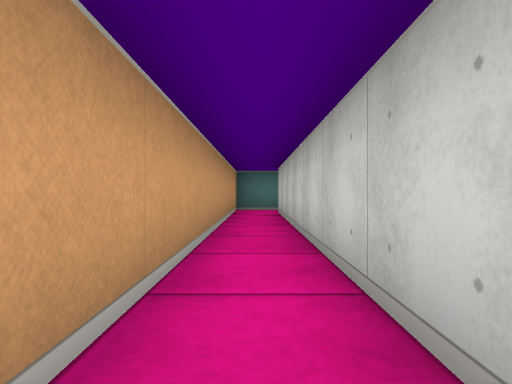
view 1 (above)

19 first-person views from a walk through a cub3D level. The camera is about half as high as the walls, looks level and sees 75° across. The floor is counted in squares. Each view is taken from the middle of a square. On the plan, view 1 faces up. The plan holds only what a view shows up to about 9 squares ahead; the rest is blank.

view 2
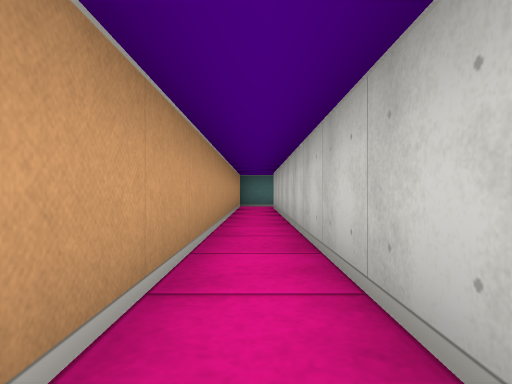

view 3
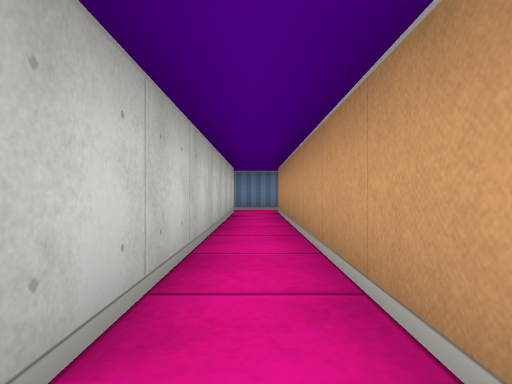

view 4
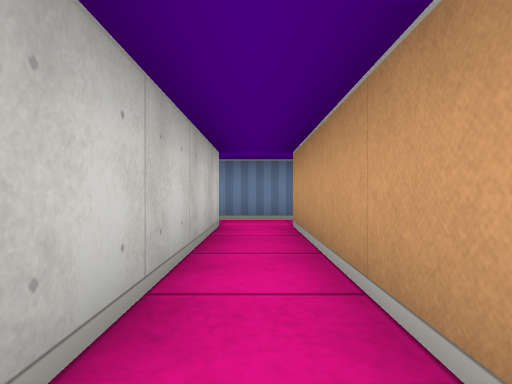

view 5
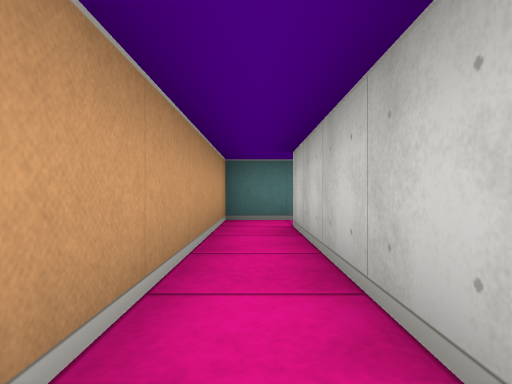

view 6
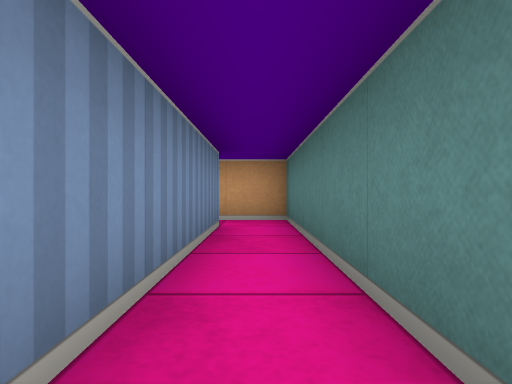

view 7
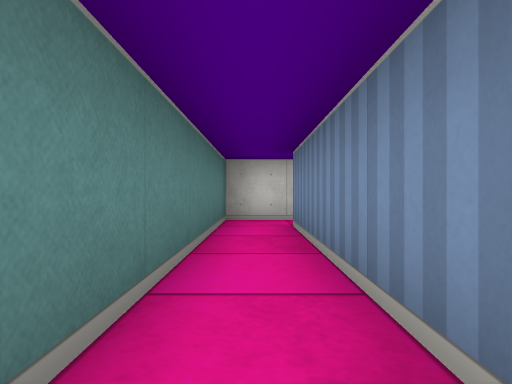

view 8
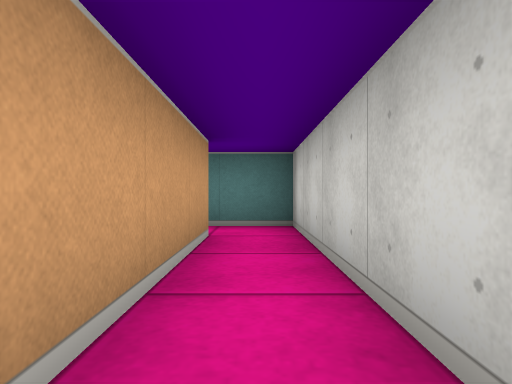

view 9
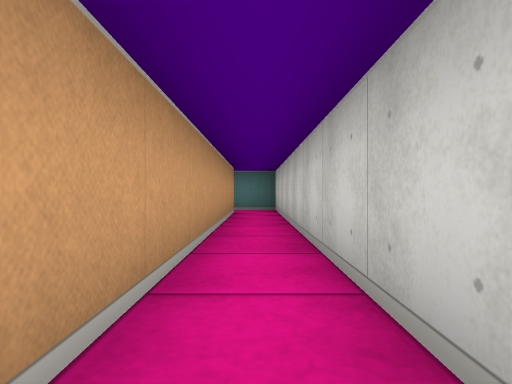

view 10
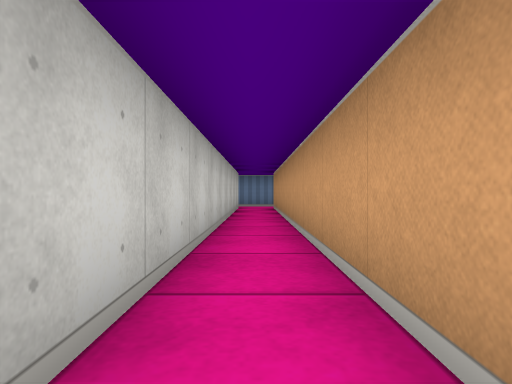

view 11
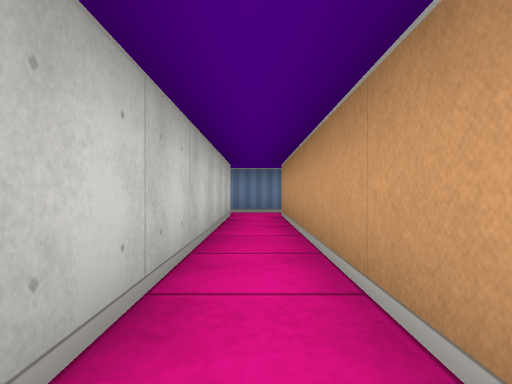

view 12
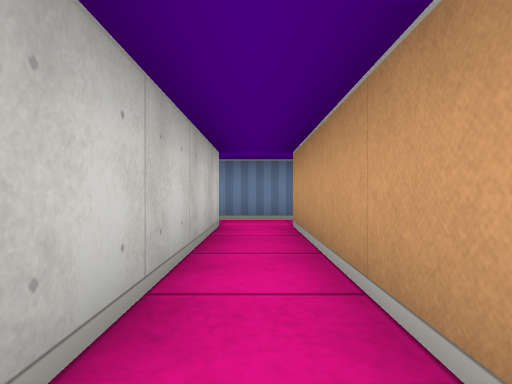

view 13
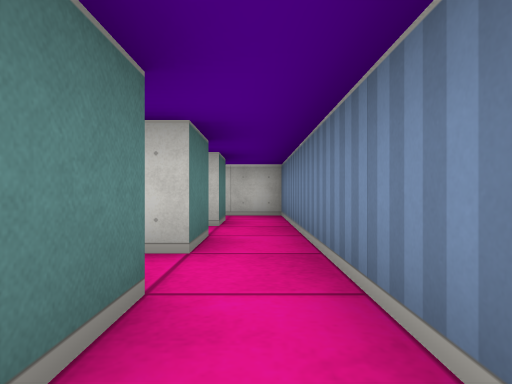

view 14
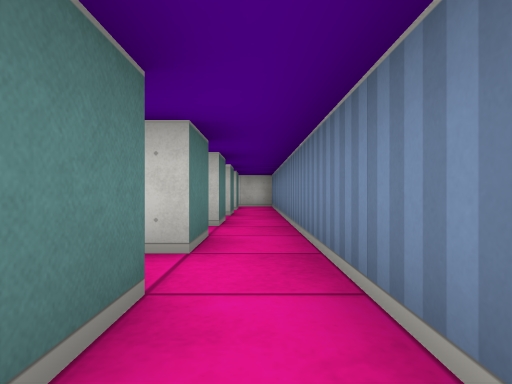

view 15
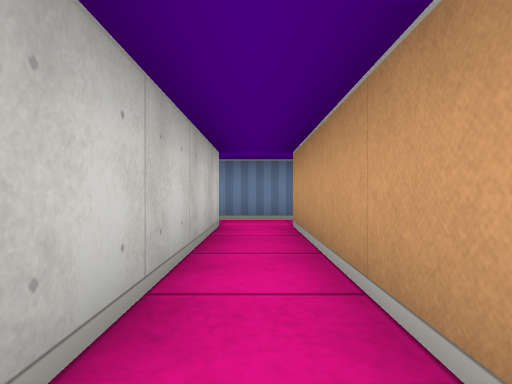

view 16
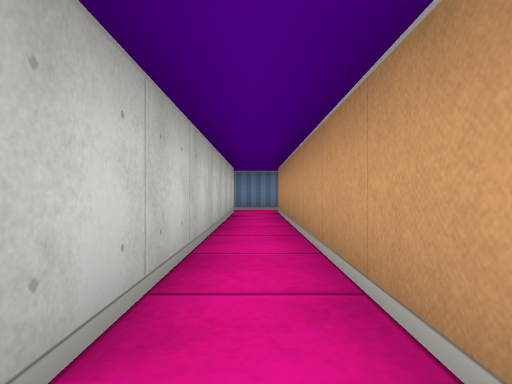

view 17
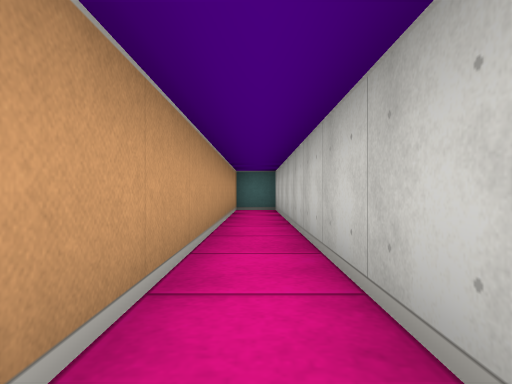

view 18
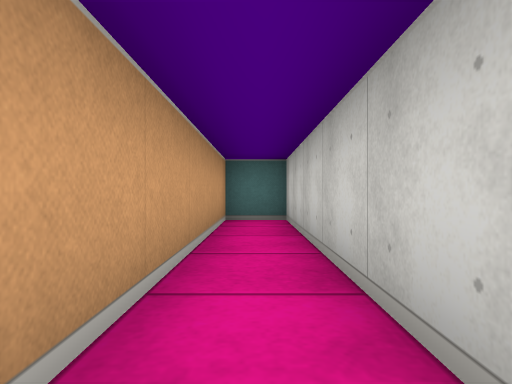

view 19
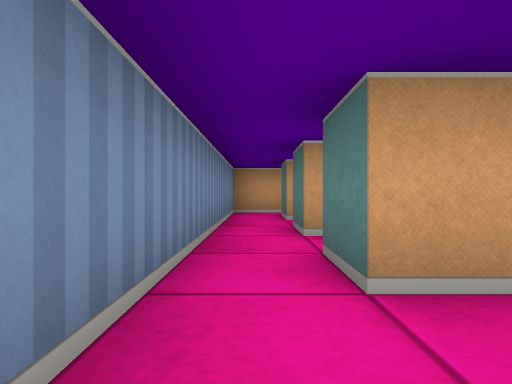

### Floor plan
Points are (right, up) in squares from view 1. A wall is a line through its corners. A room is listed if a view was taken in it or the views show most of it. See-through windows are left out.
Room 1 (views 1, 2, 3, 4, 5, 6, 7, 14)
walls: (5.5, 8.5) (-0.5, 8.5) (-0.5, -6.5); (1.5, -6.5) (0.5, -6.5) (0.5, 7.5) (5.5, 7.5); (-0.5, -7.5) (1.5, -7.5)
ways out: opening at (5, 8) to room 2; opening at (1, -7) to room 4; opening at (-1, -7)
Room 2 (views 8, 9, 10, 11, 12)
walls: (7.5, -6.5) (6.5, -6.5) (6.5, 8.5) (5.5, 8.5); (5.5, -7.5) (7.5, -7.5); (5.5, 7.5) (5.5, -6.5)
ways out: opening at (5, 8) to room 1; opening at (5, -7) to room 3; opening at (7, -7)
Room 3 (view 13)
walls: (5.5, -6.5) (4.5, -6.5); (3.5, -7.5) (5.5, -7.5)
ways out: opening at (5, -7) to room 2; opening at (3, -7) to room 4
Room 4 (views 15, 16, 17, 18, 19)
walls: (3.5, -6.5) (2.5, -6.5) (2.5, 6.5) (1.5, 6.5) (1.5, -6.5); (1.5, -7.5) (3.5, -7.5)
ways out: opening at (1, -7) to room 1; opening at (3, -7) to room 3

Positions as (right, up) in squares from view 1, and headings:
1: (0, 0), facing up
2: (0, -2), facing up
3: (0, 1), facing down
4: (0, -2), facing down
5: (0, 3), facing up
6: (5, 8), facing left
7: (1, 8), facing right
8: (6, 4), facing up
9: (6, 0), facing up
10: (6, 3), facing down
11: (6, 0), facing down
12: (6, -2), facing down
13: (4, -7), facing right
14: (0, -7), facing right
15: (2, -2), facing down
16: (2, 1), facing down
17: (2, -2), facing up
18: (2, 1), facing up
19: (3, -7), facing left
